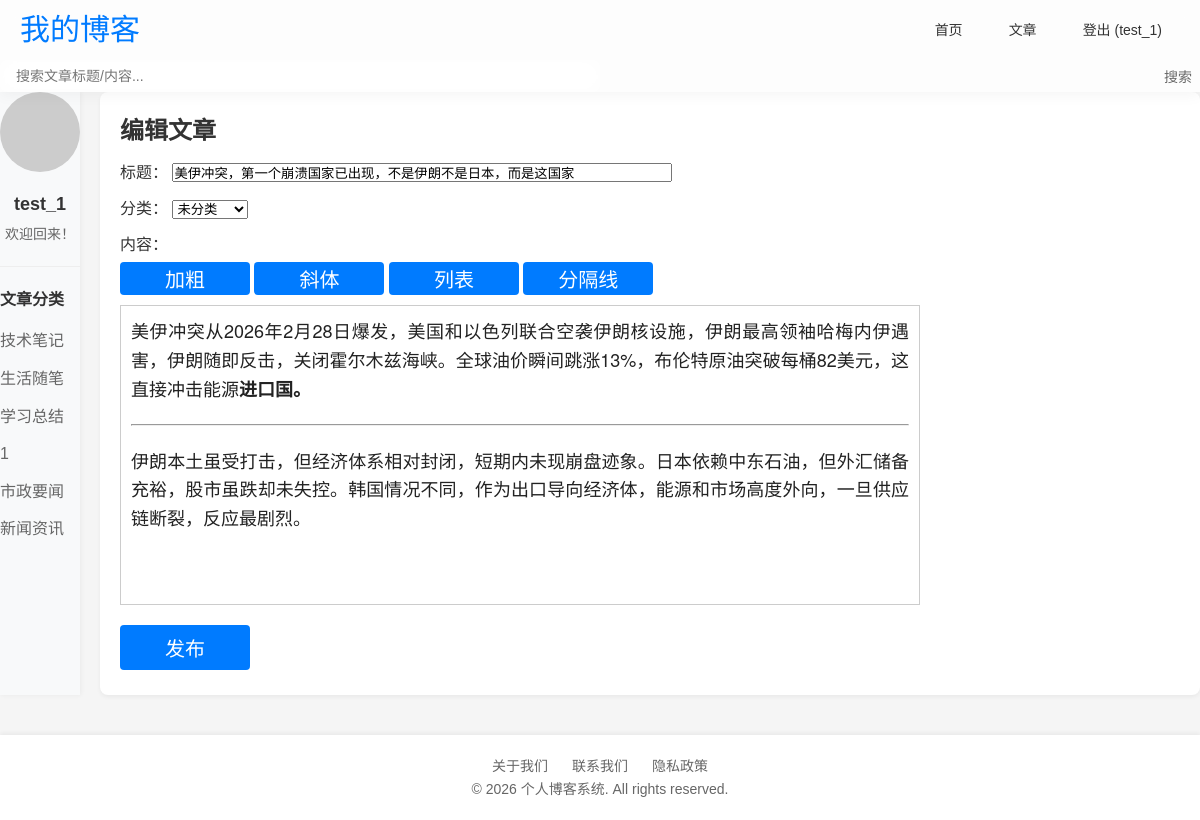
Page /edit/4 (signed in) on the committed database.
### app.py (models this page shows)
class User(UserMixin,db.Model):
    id = db.Column(db.Integer, primary_key=True)
    username = db.Column(db.String(20), unique=True, nullable=False)
    email = db.Column(db.String(120), unique=True, nullable=False)
    password = db.Column(db.String(60), nullable=False)

class Category(db.Model):
    id = db.Column(db.Integer, primary_key=True)
    name = db.Column(db.String(50), unique=True, nullable=False)

class Post(db.Model):
    id = db.Column(db.Integer,primary_key = True)                # 文章id
    title = db.Column(db.String(100),nullable = False)           # 文章标题
    content = db.Column(db.Text,nullable = False)                # 文章内容
    created_at = db.Column(db.DateTime,default = datetime.utcnow)# 创建时间
    updated_at = db.Column(db.DateTime,default = datetime.utcnow,updated_at = datetime.utcnow)# 更新时间
    user_id = db.Column(db.Integer,nullable = False)
    category_id = db.Column(db.Integer,nullable = False)

### app.py (the view, shortened to what this page needs)
@app.route("/edit/<int:post_id>",methods = ["POST","GET"])
@login_required
def edit(post_id):
    post = Post.query.get_or_404(post_id) # 查询文章存在或404
    categories = Category.query.all()     # 获取所有分类
    if post.user_id != current_user.id:
        abort(403) # 未授权访问
    return render_template("edit.html",post = post,is_create = False,categories = categories)

### app.py (called while the page is built)
@login_manager.user_loader
def load_user(user_id):
    return User.query.get(int(user_id)) if user_id else None

### templates/edit.html (shortened to what this page needs)
{% extends 'base.html' %}
{% block content %}
{% if not is_create %}
<h2>编辑文章</h2>
{% endif %}
<form method="POST" onsubmit="syncEditorContent()">
    <div style="margin: 10px 0;">
        <label>标题：</label>
        <input type="text" name="title" value="{%if not is_create%}{{ post.title }}{%endif%}" required style="width: 500px;">
    </div>
    <div style="margin: 10px 0;">
        <label>分类：</label>
        <select name="category">
            <option value="">未分类</option>
        </select>
    </div>
    <div style="margin: 10px 0;">
        <label>内容：</label>
        <div style="margin-bottom: 5px;">
            <button class="btn btn-primary" type="button" onclick="formatDoc('bold')" style="padding: 2px 8px;">加粗</button>
            <button class="btn btn-primary" type="button" onclick="formatDoc('italic')" style="padding: 2px 8px;">斜体</button>
            <button class="btn btn-primary" type="button" onclick="formatDoc('insertUnorderedList')" style="padding: 2px 8px;">列表</button>
            <button class="btn btn-primary" type="button" onclick="formatDoc('insertHorizontalRule')" style="padding: 2px 8px;">分隔线</button>
        </div>
        <div id="editor"
             style="width: 800px; height: 300px; border:1px solid #ccc; padding:10px; min-height: 200px; overflow: auto;"
             contenteditable="true"
             spellcheck="true">
            {%if not is_create%}{{ post.content | safe }}{%endif%}
        </div>
    </div>
    <button type="submit" style="margin-top:10px;" class ="btn btn-primary">发布</button>
</form>
{% endblock %}

### templates/base.html (shortened to what this page needs)
<!DOCTYPE html>
<html lang="zh-CN">
<head>
</head>
<body>
    <header class="header">
        <div class="container">
            <div class="header-content">
                <a href="{{ url_for('index') }}" class="logo">我的博客</a>
                <nav class="nav-links navbar-menu">
                    <a href="{{ url_for('index') }}">首页</a>
                    {% if current_user.is_authenticated %}
                        <a href="{{ url_for('create') }}">文章</a>
                        <a href="{{ url_for('logout') }}">登出 ({{ current_user.username }})</a>
                    {% else %}
                        <a href="{{ url_for('login') }}">登录</a>
                        <a href="{{ url_for('register') }}">注册</a>
                    {% endif %}
                </nav>
            </div>
            <div class="search-box">
                <form class="search-form" action="{{ url_for('index') }}" method="get">
                    <input type="text" name="search" class="search-input" placeholder="搜索文章标题/内容..." value="{{ search_query or '' }}">
                <button type="submit" class="search-btn">搜索</button>
                </form>
            </div>
        </div>
    </header>
    <main class="container main-content">
        <aside class="sidebar">
            {% if current_user.is_authenticated %}
            <div class="user-info">
                <img src="https://ui-avatars.com/api/?name={{ current_user.username }}&background=4285f4&color=fff" alt="头像" class="avatar">
                <div class="username">{{ current_user.username }}</div>
                <div class="user-desc">欢迎回来！</div>
            </div>
            {% endif %}
            {%if categories %}
            <div class="sidebar-section">
                <h3 class="sidebar-title">文章分类</h3>
                <div class="category-list">
                    {% for category in categories %}
                        <a href="#">{{ category.name }}</a>
                    {% endfor %}
                </div>
            </div>
            {%endif%}
        </aside>
        <section class="content-area">
            {% block content %}{% endblock %}
        </section>
    </main>
    <footer class="footer">
        <div class="container">
            <div class="footer-links">
                <a href="#">关于我们</a>
                <a href="#">联系我们</a>
                <a href="#">隐私政策</a>
            </div>
            <p>&copy; 2026 个人博客系统. All rights reserved.</p>
        </div>
    </footer>
</body>
</html>

### templates/base.html (style rules this page uses)
* { margin: 0; padding: 0; box-sizing: border-box; }
body { font-family: -apple-system, BlinkMacSystemFont, "Segoe UI", Roboto, "Helvetica Neue", Arial, sans-serif; background-color: #f5f5f5; color: #333; line-height: 1.6; }
.container { margin: 0; padding: 0; box-sizing: border-box; list-style: none; text-decoration: none; font-family: "Microsoft Yahei", sans-serif; }
.header { background: rgba(255, 255, 255, 0.8); backdrop-filter: blur(10px); -webkit-backdrop-filter: blur(10px); box-shadow: 0 2px 15px rgba(0, 0, 0, 0.05); position: sticky; top: 0; z-index: 999; }
.header-content { max-width: 1200px; margin: 0 auto; display: flex; justify-content: space-between; align-items: center; padding: 0 20px; height: 60px; }
.logo { font-size: 30px; font-weight: 800px; color: #007bff; text-decoration: none; }
.navbar-menu { display: flex; gap: 10px; align-items: center; text-decoration: none; }
.nav-links a { color: #333; font-size: 14px; font-weight: 500; padding: 6px 18px; border-radius: 50px; transition: all 0.3s ease; text-decoration: none; }
.search-box { width: 50%; align-items: center; position:static; }
.search-form { display: flex; align-items: center; width: 100%; }
.search-input { width: 100%; padding: 8px 16px 8px 16px; border: none; border-radius: 8px; font-size: 14px; outline: none; transition: all 0.3s ease; background: rgba(255, 255, 255, 0.2); backdrop-filter: blur(10px); -webkit-backdrop-filter: blur(10px); color: #333; }
.search-btn { position: absolute; right: 8px; background: transparent; border: none; color: #666; cursor: pointer; font-size: 14px; transition: color 0.3s; }
.main-content { display: flex; gap: 20px; margin-bottom: 40px; }
.sidebar { width: 80px; background-color: #f8f9fa; transition: width 0.3s ease; overflow: hidden; box-shadow: 1px 0 5px rgba(0, 0, 0, 0.05); }
.user-info { text-align: center; margin-bottom: 20px; padding-bottom: 20px; border-bottom: 1px solid #eee; }
.avatar { width: 80px; height: 80px; border-radius: 50%; object-fit: cover; margin-bottom: 10px; }
.username { font-size: 18px; font-weight: 600; margin-bottom: 5px; }
.user-desc { font-size: 14px; color: #666; }
.sidebar-section { margin-bottom: 20px; }
.sidebar-title { font-size: 16px; font-weight: 600; margin-bottom: 10px; color: #333; }
.category-list a { display: block; color: #666; text-decoration: none; padding: 6px 0; transition: color 0.3s; }
.content-area { flex: 1; background-color: #fff; border-radius: 8px; box-shadow: 0 2px 4px rgba(0,0,0,0.05); padding: 20px; }
.footer { background-color: #fff; box-shadow: 0 -2px 4px rgba(0,0,0,0.05); padding: 20px 0; text-align: center; font-size: 14px; color: #666; }
.footer-links a { color: #666; text-decoration: none; margin: 0 10px; }
.btn { display: inline-block; padding: 8px 16px; margin: 5px 0; border: none; border-radius: 4px; cursor: pointer; font-size: 20px; width: 130px; text-decoration: none; text-align: center; transition: all 0.3s ease; }
.btn-primary { background-color: #007bff; color: #fff; }

### rows in the picture
User: username "test_1"
Category: name "技术笔记"
Category: name "生活随笔"
Category: name "学习总结"
Category: name "1"
Category: name "市政要闻"
Category: name "新闻资讯"
Post: title "美伊冲突，第一个崩溃国家已出现，不是伊朗不是日本，而是这国家", content "美伊冲突从2026年2月28日爆发，美国和以色列联合空袭伊朗核设施，伊朗最高领袖哈梅内伊遇害，伊朗随即反击，关闭霍尔木兹海峡。全球油价瞬间跳涨13%，布伦特原油突破每桶82美元，这直接冲击能源 进口国。 伊朗本土虽受打击，但经济体系相对封闭，短期内未现崩盘迹象。日本依赖中东石油，但外汇储备充裕，股市虽跌却未失控。韩国情况不同，作为出口导向经济体，能源和市场高度外向，一旦供应链断裂，反应最剧烈。"
